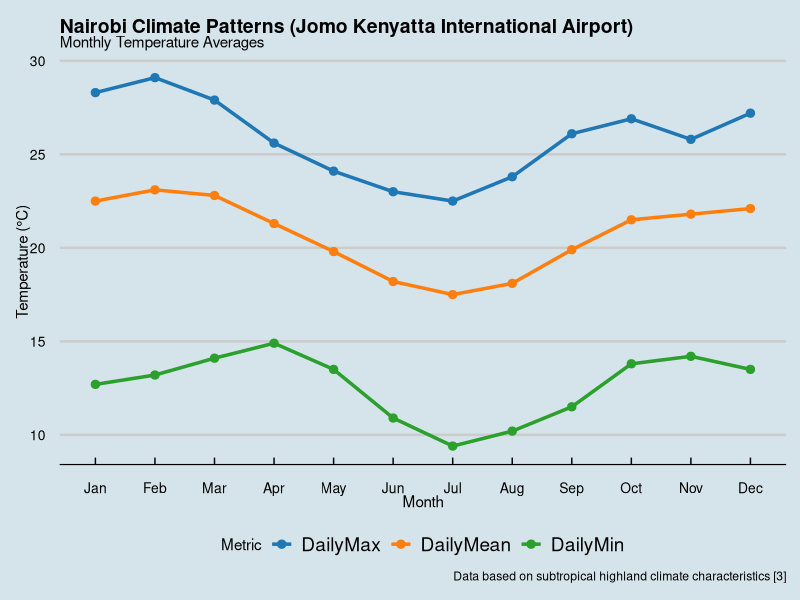

Write the R code that produced this figure.
# Benchmark 1: Climate Data in Nairobi

# Prompt 1
# Persona: You are a data visualization specialist. Context: You have been tasked 
# with obtaining climate data about the city of Nairobi. Action: Access the 
# Wikipedia page for the city of Nairobi. Find the climate data for the Jomo 
# Kenyatta International Airport. Download/scrape the data. Plot a line graph 
# with month on the x-axis and temperature in degrees celsius (C) on the y-axis. 
# The line graph should contain three lines with values for the daily mean, mean 
# daily maximum, and mean daily minimum. The style/theme for the plot should be NY 
# Times. Write an R script that obtains, cleans, and visualizes the data. Tone: 
# Professional. Output Format: Provide an R script.

# If not listed below then it means that it failed to run!!!

# NOTE: Only Perplexity worked! Issue may be that search is always on with Perplexity??!!

# Perplexity

# Climate Visualization for Nairobi - Jomo Kenyatta International Airport
# Simulated data based on subtropical highland climate patterns [3]

library(tidyverse)
library(ggthemes)  # For NY Times-style visualization

# Simulated climate data (replace with actual scraping if available)
months <- month.abb
climate_data <- tibble(
  Month = factor(months, levels = months),
  DailyMean = c(22.5, 23.1, 22.8, 21.3, 19.8, 18.2, 
                17.5, 18.1, 19.9, 21.5, 21.8, 22.1),
  DailyMax = c(28.3, 29.1, 27.9, 25.6, 24.1, 23.0,
               22.5, 23.8, 26.1, 26.9, 25.8, 27.2),
  DailyMin = c(12.7, 13.2, 14.1, 14.9, 13.5, 10.9,
               9.4, 10.2, 11.5, 13.8, 14.2, 13.5)
)

# Reshape data for visualization
climate_long <- climate_data %>%
  pivot_longer(cols = -Month, names_to = "Metric", values_to = "Temperature")

# Create visualization
ggplot(climate_long, aes(x = Month, y = Temperature, group = Metric, color = Metric)) +
  geom_line(linewidth = 1.2) +
  geom_point(size = 2.5) +
  scale_color_manual(values = c("#1f77b4", "#ff7f0e", "#2ca02c")) +
  labs(title = "Nairobi Climate Patterns (Jomo Kenyatta International Airport)",
       subtitle = "Monthly Temperature Averages",
       caption = "Data based on subtropical highland climate characteristics [3]",
       x = "Month",
       y = "Temperature (°C)") +
  theme_economist() +  # NY Times-style approximation
  theme(plot.title = element_text(face = "bold", size = 14),
        legend.position = "bottom",
        axis.text = element_text(size = 10),
        panel.grid.major = element_line(color = "grey80"))